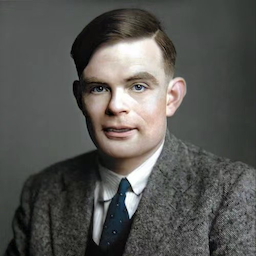
#> input picture learn_ffmpeg/0602/2.png, 256 x 256 px
$ python 1..py
#> lines starting #> are read from the running program, lines starting #| are printed output that depends on the picture
#!/usr/bin/python
# -*- coding: UTF-8 -*-
"""
Created by MeiiCho on 2022/06/02
"""
import cv2


def main(crop, image, resize):
#> called with image = ''
    image = cv2.imread("./2.png")
#> image is the input picture: shape (256, 256, 3); mean B, G, R 83.8, 87, 87.5

    if crop:
        top, left, width, height = crop['top'], crop['left'], crop['width'], crop['height']
        image = image[top:top + height, left:left + width]
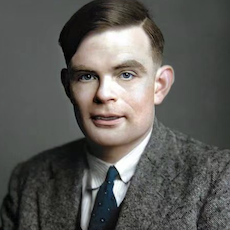
#> image: shape (230, 230, 3); mean B, G, R 87.6, 91.2, 92.3
    cv2.imwrite("123.png", image)
    image = cv2.resize(image, [resize[0], resize[1]])
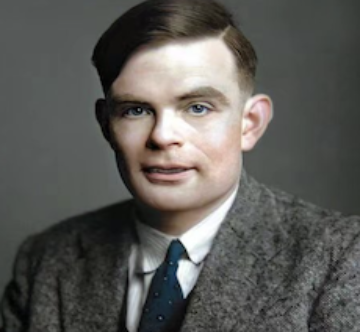
#> image: shape (332, 360, 3); mean B, G, R 87.5, 91.1, 92.1

    cv2.imwrite('./qianxi123.png', image)


if __name__ == '__main__':
    data = {'top': 1582, 'url': 'https://public-1255423687.cos.ap-shanghai.myqcloud.com/image-ele1654135439386', 'crop': {'top': 12, 'left': 12, 'width': 230, 'height': 230}, 'left': 362, 'text': {}, 'width': 360, 'height': 332, 'duration': 5, 'layer_order': 26}

    main(data['crop'], '', [data['width'], data['height']])
